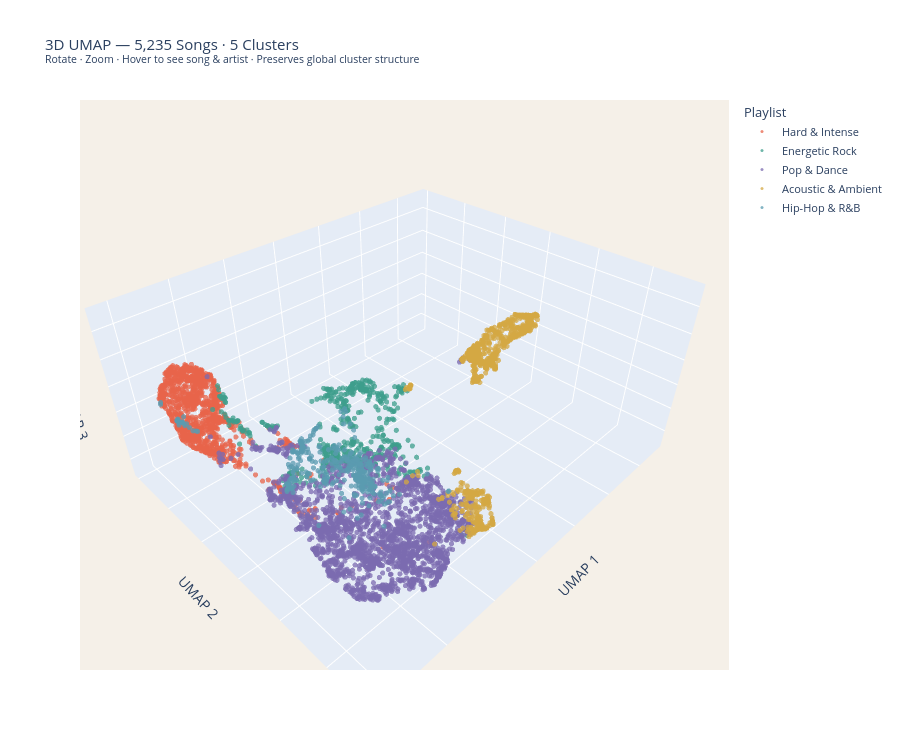

Write notebook code for a chart like this one.
### Code cell
import plotly.graph_objects as go

print(f"Running 3D UMAP on all {len(X_scaled):,} songs \u2026 (this takes ~30\u201360 sec)")

# Use sklearn's TSNE-free approach: try umap, fall back to sklearn manifold if numba crashes
try:
    import umap as umap_lib
    reducer = umap_lib.UMAP(
        n_components=3, n_neighbors=15, min_dist=0.1,
        random_state=42, n_jobs=1, low_memory=True,
        n_epochs=200
    )
    Xu3 = reducer.fit_transform(X_scaled)
    method_used = "UMAP"
except Exception as e:
    print(f"\u26a0\ufe0f UMAP failed ({type(e).__name__}): {e}")
    print("Falling back to t-SNE 3D \u2014 same visual result ...")
    from sklearn.manifold import TSNE
    Xu3 = TSNE(n_components=3, perplexity=40, n_iter=1000,
                random_state=42).fit_transform(X_scaled)
    method_used = "t-SNE (fallback)"

print(f"\u2705 3D {method_used} done \u2014 building interactive plot \u2026")

fig_umap3d = go.Figure()
for i in range(K):
    m = labels == i
    fig_umap3d.add_trace(go.Scatter3d(
        x=Xu3[m, 0], y=Xu3[m, 1], z=Xu3[m, 2],
        mode="markers",
        name=NAMES[i],
        text=[f"{row['name']}<br>{row['artist']}" for _, row in df[m].iterrows()],
        hovertemplate="%{text}<extra>" + NAMES[i] + "</extra>",
        marker=dict(size=3, color=COLORS[i], opacity=0.75)
    ))

fig_umap3d.update_layout(
    title=dict(
        text=f"3D {method_used} \u2014 {len(X_scaled):,} Songs \u00b7 5 Clusters<br>"
             "<sup>Rotate \u00b7 Zoom \u00b7 Hover to see song & artist \u00b7 Preserves global cluster structure</sup>",
        font=dict(size=15)
    ),
    scene=dict(
        xaxis=dict(title=f"{method_used} 1", showticklabels=False),
        yaxis=dict(title=f"{method_used} 2", showticklabels=False),
        zaxis=dict(title=f"{method_used} 3", showticklabels=False),
        bgcolor="rgb(245, 240, 232)"
    ),
    legend=dict(title="Playlist", font=dict(size=11)),
    height=750,
    paper_bgcolor="white"
)
fig_umap3d.show()
print(f"\u2705 3D {method_used} interactive plot rendered")

### Figure 1 — Plotly figure (JSON) as saved in the notebook; plotly's stock layout.template omitted (floating-point values rounded to 4 significant figures; data arrays with more than 128 entries replaced by an {"elided": "..."} marker saying what was removed)
{"data": [{"hovertemplate": "%{text}<extra>Hard & Intense</extra>", "marker": {"color": "#E8644A", "opacity": 0.75, "size": 3}, "mode": "markers", "name": "Hard & Intense", "text": {"elided": "1210 str values"}, "type": "scatter3d", "x": {"elided": "1210 float values"}, "y": {"elided": "1210 float values"}, "z": {"elided": "1210 float values"}}, {"hovertemplate": "%{text}<extra>Energetic Rock</extra>", "marker": {"color": "#3D9E8C", "opacity": 0.75, "size": 3}, "mode": "markers", "name": "Energetic Rock", "text": {"elided": "553 str values"}, "type": "scatter3d", "x": {"elided": "553 float values"}, "y": {"elided": "553 float values"}, "z": {"elided": "553 float values"}}, {"hovertemplate": "%{text}<extra>Pop & Dance</extra>", "marker": {"color": "#7B6BB0", "opacity": 0.75, "size": 3}, "mode": "markers", "name": "Pop & Dance", "text": {"elided": "2246 str values"}, "type": "scatter3d", "x": {"elided": "2246 float values"}, "y": {"elided": "2246 float values"}, "z": {"elided": "2246 float values"}}, {"hovertemplate": "%{text}<extra>Acoustic & Ambient</extra>", "marker": {"color": "#D4A843", "opacity": 0.75, "size": 3}, "mode": "markers", "name": "Acoustic & Ambient", "text": {"elided": "856 str values"}, "type": "scatter3d", "x": {"elided": "856 float values"}, "y": {"elided": "856 float values"}, "z": {"elided": "856 float values"}}, {"hovertemplate": "%{text}<extra>Hip-Hop & R&B</extra>", "marker": {"color": "#5A9BB0", "opacity": 0.75, "size": 3}, "mode": "markers", "name": "Hip-Hop & R&B", "text": {"elided": "370 str values"}, "type": "scatter3d", "x": {"elided": "370 float values"}, "y": {"elided": "370 float values"}, "z": {"elided": "370 float values"}}], "layout": {"height": 750, "legend": {"font": {"size": 11}, "title": {"text": "Playlist"}}, "paper_bgcolor": "white", "scene": {"bgcolor": "rgb(245, 240, 232)", "xaxis": {"showticklabels": false, "title": {"text": "UMAP 1"}}, "yaxis": {"showticklabels": false, "title": {"text": "UMAP 2"}}, "zaxis": {"showticklabels": false, "title": {"text": "UMAP 3"}}}, "title": {"font": {"size": 15}, "text": "3D UMAP — 5,235 Songs · 5 Clusters<br><sup>Rotate · Zoom · Hover to see song & artist · Preserves global cluster structure</sup>"}}}
